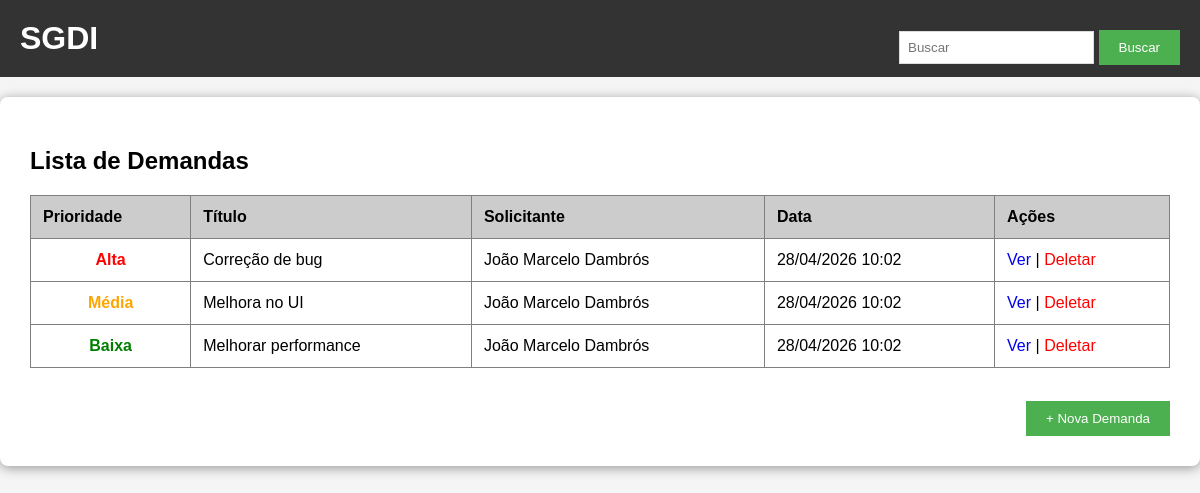
/ (signed in), run on the app's committed database.
### tables this page shows
CREATE TABLE demandas (
        id INTEGER PRIMARY KEY AUTOINCREMENT,
        titulo TEXT,
        descricao TEXT,
        solicitante TEXT,
        data_criacao TEXT,
        id_prioridade INTEGER,
        FOREIGN KEY (id_prioridade) REFERENCES prioridades(id)
    );

CREATE TABLE prioridades (
        id INTEGER PRIMARY KEY AUTOINCREMENT,
        peso INTEGER,
        valor TEXT
    );

### app.py (the view)
@app.route('/')
@login_required
def index():
    conn = get_db()
    query = '''
        SELECT d.*, p.valor as prioridade_nome
        FROM demandas d
        LEFT JOIN prioridades p ON d.id_prioridade = p.id
        ORDER BY p.peso DESC, d.data_criacao ASC
        LIMIT 10
    '''
    demandas = conn.execute(query).fetchall()
    total = conn.execute('SELECT COUNT(*) FROM demandas').fetchone()[0]
    conn.close()
    return render_template('index.html', demandas=demandas, total=total, offset=10)

### app.py (called while the page is built)
def get_db():
    conn = sqlite3.connect('demandas.db')
    conn.row_factory = sqlite3.Row
    return conn

def login_required(f):
    @wraps(f)
    def decorated(*args, **kwargs):
        if 'user_id' not in session:
            flash('Faça login para continuar.', 'warning')
            return redirect(url_for('auth.login'))
        return f(*args, **kwargs)
    return decorated

### templates/index.html (shortened to what this page needs)
{% extends "base.html" %}
{% block content %}
<h2>Lista de Demandas</h2>
<table border="1" cellpadding="10" cellspacing="0" width="100%" id="tabela-demandas">
    <thead>
        <tr bgcolor="#cccccc">
            <th>Prioridade</th>
            <th>Título</th>
            <th>Solicitante</th>
            <th>Data</th>
            <th>Ações</th>
        </tr>
    </thead>
    <tbody id="corpo-tabela">
        {% for demanda in demandas %}
        <tr>
            <td align="center">
                {% if demanda['prioridade_nome'] == 'Alta' %}
                    <b style="color:red;">{{ demanda['prioridade_nome'] }}</b>
                {% elif demanda['prioridade_nome'] == 'Média' %}
                    <b style="color:orange;">{{ demanda['prioridade_nome'] }}</b>
                {% else %}
                    <b style="color:green;">{{ demanda['prioridade_nome'] }}</b>
                {% endif %}
            </td>
            <td>{{ demanda['titulo'] }}</td>
            <td>{{ demanda['solicitante'] }}</td>
            <td>{{ demanda['data_criacao'] }}</td>
            <td>
                <a href="/detalhes/{{ demanda['id'] }}">Ver</a> |
                <a href="/deletar/{{ demanda['id'] }}" style="color:red;" onclick="return confirm('Excluir esta demanda?')">Deletar</a>
            </td>
        </tr>
        {% endfor %}
    </tbody>
</table>
<br>
<div style="display: flex; justify-content: space-between; align-items: center; margin-top: 15px;">
    <a href="/nova_demanda"><button>+ Nova Demanda</button></a>
</div>
{% endblock %}

### static/style.css (style rules this page uses)
body { font-family: Arial, sans-serif; background-color: #f5f5f5; padding: 0; margin: 0; }
button { background-color: #4CAF50; color: white; padding: 10px 20px; border: none; cursor: pointer; }
table { border-collapse: collapse; }
th { text-align: left; padding: 12px; }
td { padding: 12px; }
table a { text-decoration: none; }

### templates/base.html (style rules this page uses)
body { margin: 0; }

### data on the page
demandas: prioridade_nome "Alta", titulo "Correção de bug", solicitante "João Marcelo Dambrós", data_criacao "28/04/2026 10:02"
demandas: prioridade_nome "Média", titulo "Melhora no UI", solicitante "João Marcelo Dambrós", data_criacao "28/04/2026 10:02"
demandas: prioridade_nome "Baixa", titulo "Melhorar performance", solicitante "João Marcelo Dambrós", data_criacao "28/04/2026 10:02"
